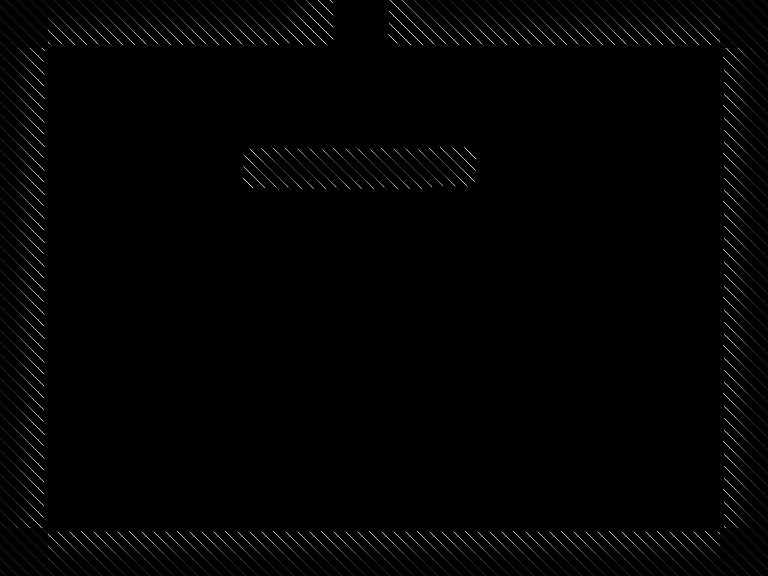

Below is a game level as drawn by its tile map, then a one-line description and the .tmx that defines it (tile-layer data replaced by summaries):
An orthogonal 16x12 tile map with 48x48 px tiles, 2 tile layers (Tiles, Objects), 2 tilesets and 2 objects.

<map version="1.0" orientation="orthogonal" width="16" height="12" tilewidth="48" tileheight="48">
 <tileset firstgid="1" name="objects" tilewidth="48" tileheight="48">
  <image source="img/tiles/objects.png" width="192" height="192" />
  <tile id="0">
   <properties>
    <property name="components" value="Player" />
    <property name="object" value="" />
   </properties>
  </tile>
  <tile id="1">
   <properties>
    <property name="components" value="Finish" />
    <property name="object" value="" />
   </properties>
  </tile>
  <tile id="2">
   <properties>
    <property name="components" value="Dead" />
    <property name="object" value="" />
   </properties>
  </tile>
  <tile id="3">
   <properties>
    <property name="components" value="Wall" />
    <property name="object" value="" />
   </properties>
  </tile>
  <tile id="4">
   <properties>
    <property name="components" value="CellNormal" />
    <property name="object" value="" />
   </properties>
  </tile>
  <tile id="5">
   <properties>
    <property name="components" value="CellJump" />
    <property name="object" value="" />
   </properties>
  </tile>
  <tile id="8">
   <properties>
    <property name="components" value="CellNormal" />
    <property name="object" value="" />
   </properties>
  </tile>
 </tileset>
 <tileset firstgid="17" name="standard" tilewidth="48" tileheight="48">
  <image source="img/tiles/standard.png" width="384" height="384" />
  <tile id="13">
   <properties>
    <property name="components" value="Finish" />
   </properties>
  </tile>
  <tile id="14">
   <properties>
    <property name="components" value="Finish" />
   </properties>
  </tile>
 </tileset>
 <layer name="Tiles" width="16" height="12">
  <data>[192 cells, 56 non-empty, 12 distinct tile ids]</data>
 </layer>
 <layer name="Objects" width="16" height="12">
  <data>[192 cells, 0 non-empty, 0 distinct tile ids]</data>
 </layer>
 <objectgroup name="Calque d'objets 1" width="16" height="12">
  <object x="367" y="238" width="1" />
  <object x="105" y="80" width="305" height="76">
   <properties>
    <property name="components" value="IngameMessage" />
    <property name="image" value="STUCK" />
   </properties>
  </object>
 </objectgroup>
</map>
